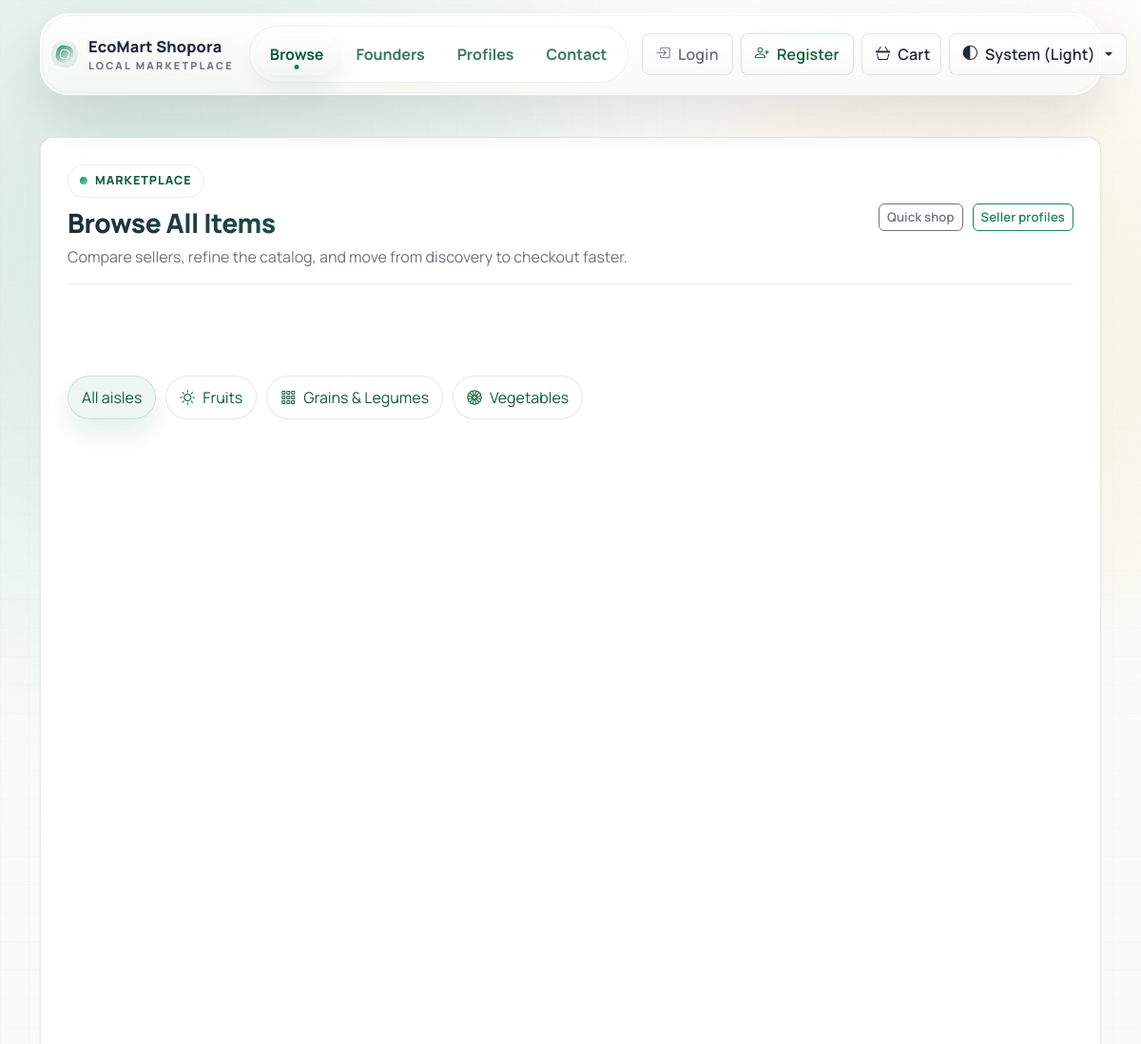
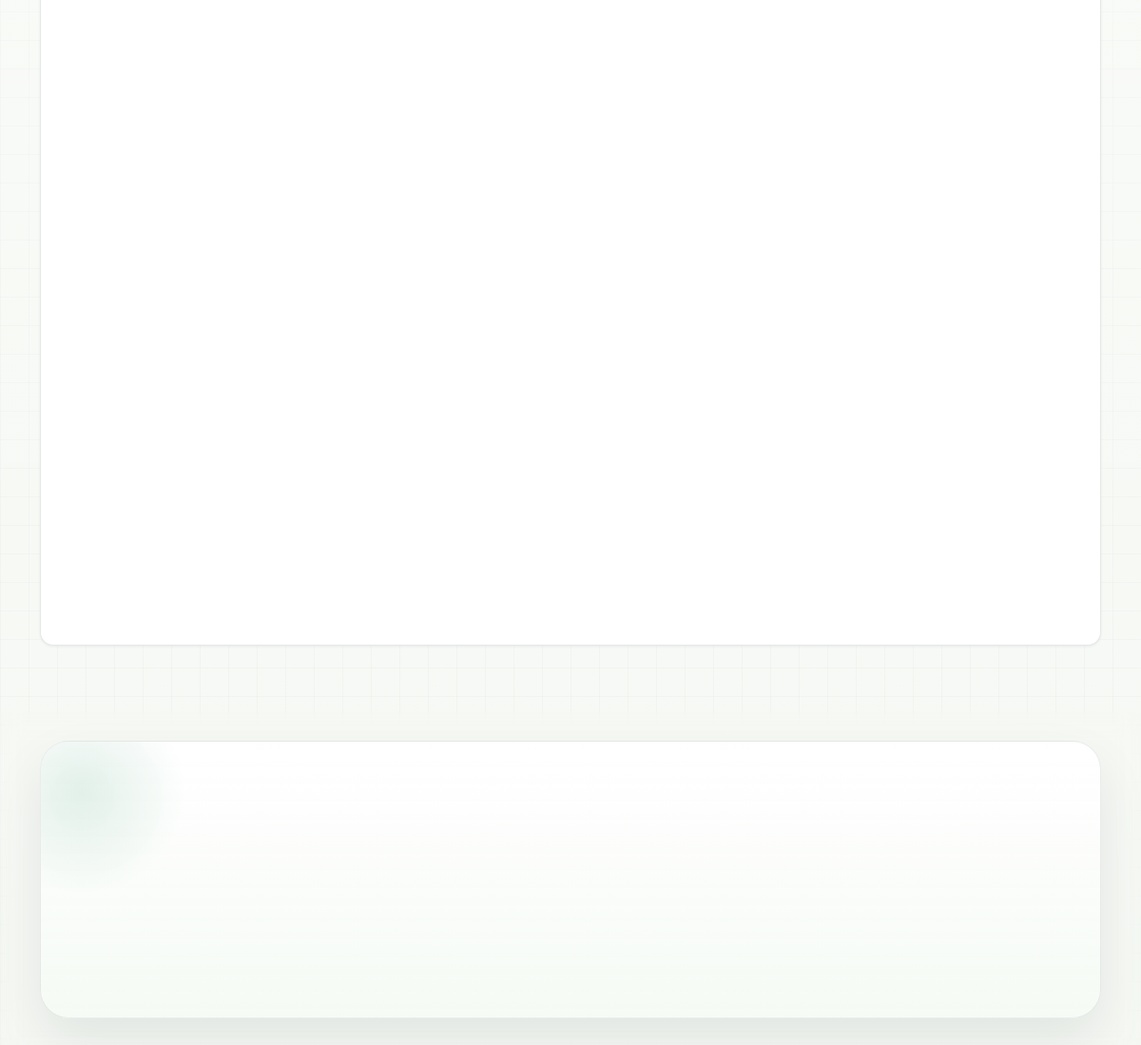
The app's page /items/ with its own data (2 pictures, top to bottom).
### buyhive/models.py (models this page shows, shortened)
class MarketCategory(models.Model):
    THEME_CITRUS = "citrus"
    THEME_GARDEN = "garden"
    THEME_DAIRY = "dairy"
    THEME_GRAIN = "grain"
    THEME_SPICE = "spice"
    THEME_PANTRY = "pantry"
    THEME_CHOICES = (
        (THEME_CITRUS, "Citrus"),
        (THEME_GARDEN, "Garden"),
        (THEME_DAIRY, "Dairy"),
        (THEME_GRAIN, "Grain"),
        (THEME_SPICE, "Spice"),
        (THEME_PANTRY, "Pantry"),
    )
    name = models.CharField(max_length=80, unique=True)
    slug = models.SlugField(unique=True)
    icon = models.CharField(max_length=40, default="bi-basket3")
    description = models.CharField(max_length=180)
    theme = models.CharField(max_length=20, choices=THEME_CHOICES, default=THEME_PANTRY)
    created_at = models.DateTimeField(auto_now_add=True)
    class Meta:
        ordering = ["name"]

### buyhive/views.py (the view)
# urls.py: path("items/", views.items_public_list, name="items_public"),
def items_public_list(request):
    form = ItemFilterForm(request.GET)
    items = (
        Item.objects.select_related("owner", "category")
        .prefetch_related("images")
        .order_by("-created_at")
    )
    quick_filter = (request.GET.get("quick") or "").strip()
    marketplace_snapshot = _get_marketplace_snapshot()
    active_category = None
    if form.is_valid():
        category_slug = form.cleaned_data.get("category")
        if category_slug:
            items = items.filter(category__slug=category_slug)
            active_category = MarketCategory.objects.filter(slug=category_slug).first()
        search_query = form.cleaned_data.get("search")
        if search_query:
            items = items.filter(
                models.Q(name__icontains=search_query) |
                models.Q(description__icontains=search_query)
            )
        min_price = form.cleaned_data.get("min_price")
        if min_price is not None:
            items = items.filter(price__gte=min_price)
        max_price = form.cleaned_data.get("max_price")
        if max_price is not None:
            items = items.filter(price__lte=max_price)
        sort_by = form.cleaned_data.get("sort_by")
        if sort_by:
            items = items.order_by(sort_by)
    if quick_filter == "budget" and marketplace_snapshot.get("average_price") is not None:
        items = items.filter(price__lte=marketplace_snapshot["average_price"]).order_by(
            "price", "-created_at"
        )
    elif quick_filter == "community":
        items = items.filter(owner__in=_active_seller_ids(limit=12, minimum_items=2))
    elif quick_filter == "fresh":
        items = items.order_by("-created_at")
    available_only = request.GET.get("available_only") == "on"
    if available_only:
        items = items.filter(is_available=True)
    items_count = items.count()
    items_list = list(items)
    items_cards = [_serialize_item_card(item, include_owner=True, user=request.user) for item in items_list]
    return render(request, "items/public_list.html", {
        "items": items,
        "items_cards": items_cards,
        "filter_form": form,
        "quick_filter": quick_filter,
        "items_count": items_count,
        "marketplace_snapshot": marketplace_snapshot,
        "category_hubs": _get_category_hubs(limit=6),
        "active_category": active_category,
        "available_only": available_only,
    })

### buyhive/models.py (called while the page is built)
    @property
    def average_seller_rating(self):
        ratings = SellerRating.objects.filter(seller=self.user)
        if not ratings.exists():
            return 0
        return sum(r.rating for r in ratings) / ratings.count()

    @property
    def has_saved_location(self):
        return self.latitude is not None and self.longitude is not None

    @property
    def average_rating(self):
        reviews = ItemReview.objects.filter(item=self)
        if not reviews.exists():
            return 0
        return sum(r.rating for r in reviews) / reviews.count()

    @property
    def total_reviews(self):
        return ItemReview.objects.filter(item=self).count()

    @property
    def wishlist_count(self):
        return Wishlist.objects.filter(item=self).count()

### buyhive/views.py (called while the page is built, shortened)
def _first_item_image_url(item):
    prefetched_images = getattr(item, "_prefetched_objects_cache", {}).get("images")
    if prefetched_images is not None:
        if prefetched_images:
            return prefetched_images[0].image.url
        return ""
    first_image = item.images.order_by("created_at").first()
    return first_image.image.url if first_image else ""

def _profile_location_payload(profile, public=False):
    if not profile or not profile.has_saved_location:
        return {
            "label": "",
            "address": "",
            "latitude": None,
            "longitude": None,
            "is_visible": False,
        }

def _get_marketplace_snapshot():
    snapshot = Item.objects.aggregate(
        total_listings=models.Count("id"),
        average_price=models.Avg("price"),
        lowest_price=models.Min("price"),
        newest_listing=models.Max("created_at"),
    )
    snapshot["active_sellers"] = (
        Item.objects.values("owner").distinct().count()
    )
    snapshot["community_members"] = Profile.objects.exclude(
        account_type=Profile.ACCOUNT_STAFF
    ).count()
    snapshot["active_categories"] = (
        MarketCategory.objects.filter(items__isnull=False).distinct().count()
    )
    return snapshot

def _items_public_url(**params):
    base_url = reverse("items_public")
    if not params:
        return base_url
    return f"{base_url}?{urlencode(params)}"

### buyhive/templates/items/public_list.html (shortened to what this page needs)
{% extends 'base.html' %}
{% load static %}
{% block extra_head %}
  <link rel="stylesheet" href="{% static 'css/public.css' %}">
  <link rel="stylesheet" href="{% static 'css/features.css' %}">
{% endblock %}
{% block content %}
  <div class="bh-page-shell">
    <section class="bh-section-wrapper">
      <div class="bh-section-shell">
        <div class="bh-page-intro">
          <div>
            <div class="bh-kicker">Marketplace</div>
            <h1 class="bh-section-title h3 mb-0">Browse All Items</h1>
            <p class="text-muted">Compare sellers, refine the catalog, and move from discovery to checkout faster.</p>
          </div>
          <div class="bh-results-actions">
            <a class="btn btn-outline-secondary btn-sm" href="{% url 'book' %}">Quick shop</a>
            <a class="btn btn-outline-success btn-sm" href="{% url 'profiles_search' %}">Seller profiles</a>
          </div>
        </div>
      <div class="bh-quick-filter-row" aria-label="Marketplace quick filters">
      </div>
      {% if category_hubs %}
        <div class="bh-category-chip-row" aria-label="Browse by category">
          <a href="{% url 'items_public' %}" class="bh-category-chip {% if not active_category %}is-active{% endif %}">All aisles</a>
          {% for category in category_hubs %}
            <a href="{{ category.browse_url }}" class="bh-category-chip {% if active_category and active_category.slug == category.slug %}is-active{% endif %}">
              <i class="bi {{ category.icon }}" aria-hidden="true"></i>
              <span>{{ category.name }}</span>
            </a>
          {% endfor %}
        </div>
      {% endif %}
      <div class="row g-4">
        <div class="col-lg-3">
        </div>
        <div class="col-lg-9">
          {% if items_cards %}
            <div class="row g-4">
              {% for item in items_cards %}
                <div class="col-12 col-sm-6 col-xl-4">
                </div>
              {% endfor %}
            </div>
          {% endif %}
        </div>
      </div>
    </section>
  </div>
{% endblock %}

### buyhive/static/css/public.css (style rules this page uses)
.bh-section-title { font-weight: 800; letter-spacing: -0.4px; transition: all 300ms ease; background: linear-gradient(135deg, var(--bh-title-start), var(--bh-title-end)); -webkit-background-clip: text; -webkit-text-fill-color: transparent; background-clip: text; }
.bh-quick-filter-row { display: flex; flex-wrap: wrap; gap: 10px; margin-bottom: 18px; }
.bh-results-actions { display: flex; flex-wrap: wrap; justify-content: flex-end; gap: 10px; }
.bh-results-actions .btn { white-space: nowrap; }
.bh-quick-filter-row { margin-bottom: 22px; }
.bh-category-chip-row { display: flex; flex-wrap: wrap; gap: 10px; }
.bh-category-chip { display: inline-flex; align-items: center; gap: 8px; padding: 10px 14px; border-radius: 999px; border: 1px solid var(--bh-border); background: rgba(255, 255, 255, 0.82); color: var(--bh-text); text-decoration: none; transition: all 220ms ease; }
.bh-category-chip:hover, .bh-category-chip.is-active { color: var(--bh-accent-deep); border-color: rgba(25, 135, 84, 0.18); background: rgba(25, 135, 84, 0.08); box-shadow: 0 14px 28px rgba(25, 135, 84, 0.12); }

### records on screen
MarketCategory: name "Fruits"
MarketCategory: name "Grains & Legumes"
MarketCategory: name "Vegetables"
